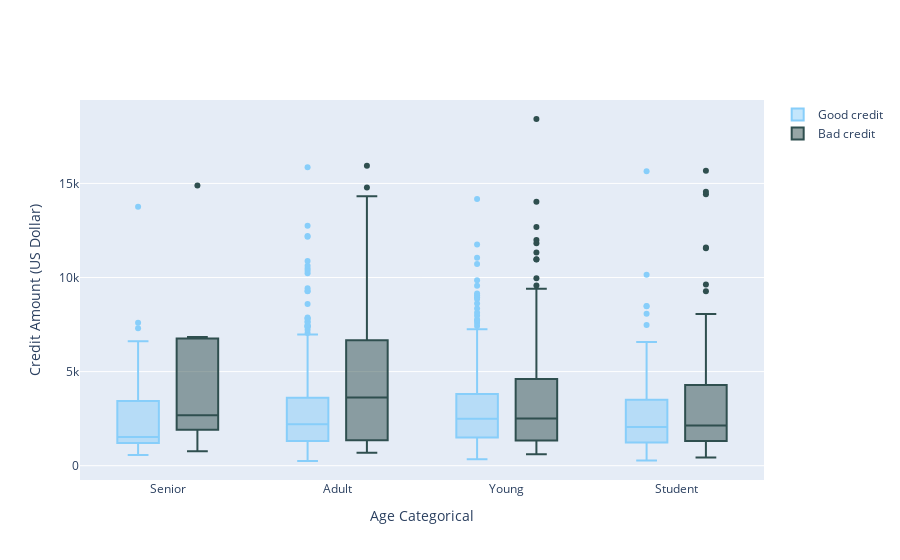

The cell this chart's notebook holds for it:
### Markdown cell above
Let's visualize it again according to the last created.

### Code cell
trace0 = go.Box(
    y=df_good["Credit amount"],
    x=df_good["Age_cat"],
    name='Good credit',
    marker=dict(
        color='LightSkyBlue'
    )
)

trace1 = go.Box(
    y=df_bad['Credit amount'],
    x=df_bad['Age_cat'],
    name='Bad credit',
    marker=dict(
        color='DarkSlateGrey'
    )
)
    
data = [trace0, trace1]

layout = go.Layout(
    yaxis=dict(
        title='Credit Amount (US Dollar)',
        zeroline=False
    ),
    xaxis=dict(
        title='Age Categorical'
    ),
    boxmode='group'
)
fig = go.Figure(data=data, layout=layout)

py.iplot(fig, filename='box-age-cat')

### Figure 1 — Plotly figure (JSON) as saved in the notebook; plotly's stock layout.template omitted (floating-point values rounded to 4 significant figures; data arrays with more than 128 entries replaced by an {"elided": "..."} marker saying what was removed)
{"data": [{"marker": {"color": "LightSkyBlue"}, "name": "Good credit", "type": "box", "x": {"elided": "700 str values"}, "y": {"elided": "700 int values"}}, {"marker": {"color": "DarkSlateGrey"}, "name": "Bad credit", "type": "box", "x": {"elided": "300 str values"}, "y": {"elided": "300 int values"}}], "layout": {"boxmode": "group", "xaxis": {"title": {"text": "Age Categorical"}}, "yaxis": {"title": {"text": "Credit Amount (US Dollar)"}, "zeroline": false}}}
